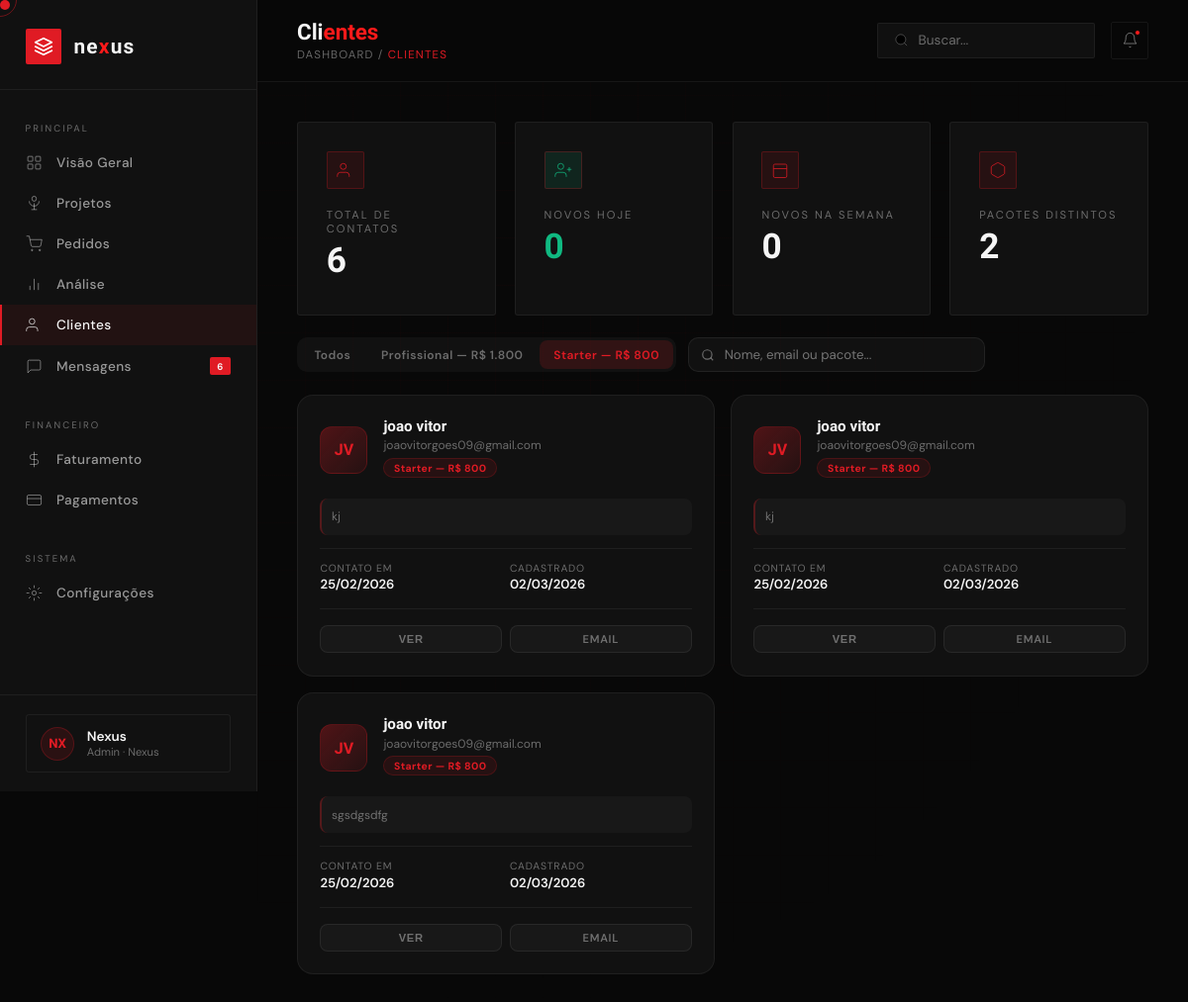
The page /Back-end/admin/clientes.php?pacote=Starter+—+R$+800 (signed in) on the database its author committed.
### tables this page shows
CREATE TABLE `contatos` (
  `id` int(11) NOT NULL AUTO_INCREMENT,
  `nome` varchar(120) NOT NULL,
  `email` varchar(150) NOT NULL,
  `pacote` varchar(150) NOT NULL,
  `mensagem` text NOT NULL,
  `data_envio` datetime DEFAULT current_timestamp(),
  `created_at` datetime DEFAULT current_timestamp(),
  PRIMARY KEY (`id`)
);

### Back-end/admin/clientes.php (the view, shortened to what this page needs)
<?php
require __DIR__ . "/../config.php";
$busca  = $_GET['busca'] ?? '';
$pacote = $_GET['pacote'] ?? 'todos';
$pagina = max(1, intval($_GET['pagina'] ?? 1));
$porPagina = 12;
$offset = ($pagina - 1) * $porPagina;
$where = []; $params = [];
if ($pacote !== 'todos') { $where[] = "pacote = :pacote"; $params[':pacote'] = $pacote; }
$whereSQL = $where ? 'WHERE '.implode(' AND ',$where) : '';
$stmt = $pdo->prepare("SELECT * FROM contatos $whereSQL ORDER BY created_at DESC LIMIT :limit OFFSET :offset");
foreach ($params as $k=>$v) $stmt->bindValue($k,$v);
$stmt->bindValue(':limit',$porPagina,PDO::PARAM_INT);
$stmt->bindValue(':offset',$offset,PDO::PARAM_INT);
$stmt->execute();
$clientes = $stmt->fetchAll(PDO::FETCH_ASSOC);
$totalGeral  = $pdo->query("SELECT COUNT(*) FROM contatos")->fetchColumn();
$novosHoje   = $pdo->query("SELECT COUNT(*) FROM contatos WHERE DATE(created_at) = CURDATE()")->fetchColumn();
$novosSemana = $pdo->query("SELECT COUNT(*) FROM contatos WHERE YEARWEEK(created_at,1) = YEARWEEK(CURDATE(),1)")->fetchColumn();
$pacotesDisponiveis = $pdo->query("SELECT DISTINCT pacote FROM contatos WHERE pacote IS NOT NULL AND pacote != '' ORDER BY pacote")->fetchAll(PDO::FETCH_COLUMN);
?>
<!DOCTYPE html>
<html lang="pt-BR">
<head>
<link rel="stylesheet" href="dashboard.css">
</head>
<body>
<aside class="sidebar">
  <div class="sidebar-logo">
    <div class="logo-icon"><svg viewBox="0 0 24 24" fill="none"><path d="M12 2L2 7l10 5 10-5-10-5zM2 17l10 5 10-5M2 12l10 5 10-5" stroke="white" stroke-width="2" stroke-linecap="round" stroke-linejoin="round"/></svg></div>
    <div class="logo-text">ne<span>x</span>us</div>
  </div>
  <nav class="sidebar-nav">
    <div class="sidebar-section-label">Principal</div>
    <a href="dashboard.php" class="nav-item"><svg viewBox="0 0 24 24"><rect x="3" y="3" width="7" height="7" rx="1"/><rect x="14" y="3" width="7" height="7" rx="1"/><rect x="3" y="14" width="7" height="7" rx="1"/><rect x="14" y="14" width="7" height="7" rx="1"/></svg><span>Visão Geral</span></a>
    <a href="projetos.php" class="nav-item"><svg viewBox="0 0 24 24"><path d="M12 2a3 3 0 0 1 3 3v1a3 3 0 0 1-6 0V5a3 3 0 0 1 3-3z"/><path d="M19 9a7 7 0 1 1-14 0"/><path d="M12 12v9M8 21h8"/></svg><span>Projetos</span></a>
    <a href="pedidos.php" class="nav-item"><svg viewBox="0 0 24 24"><circle cx="9" cy="21" r="1"/><circle cx="20" cy="21" r="1"/><path d="M1 1h4l2.68 13.39a2 2 0 0 0 2 1.61h9.72a2 2 0 0 0 2-1.61L23 6H6"/></svg><span>Pedidos</span></a>
    <a href="analise.php" class="nav-item"><svg viewBox="0 0 24 24"><line x1="18" y1="20" x2="18" y2="10"/><line x1="12" y1="20" x2="12" y2="4"/><line x1="6" y1="20" x2="6" y2="14"/></svg><span>Análise</span></a>
    <a href="clientes.php" class="nav-item active"><svg viewBox="0 0 24 24"><path d="M17 21v-2a4 4 0 0 0-4-4H5a4 4 0 0 0-4 4v2"/><circle cx="9" cy="7" r="4"/></svg><span>Clientes</span></a>
    <a href="mensagens.php" class="nav-item"><svg viewBox="0 0 24 24"><path d="M21 15a2 2 0 0 1-2 2H7l-4 4V5a2 2 0 0 1 2-2h14a2 2 0 0 1 2 2z"/></svg><span>Mensagens</span><span class="nav-badge"><?= $totalGeral ?></span></a>
    <div class="sidebar-section-label" style="margin-top:.6rem">Financeiro</div>
    <a href="faturamento.php" class="nav-item"><svg viewBox="0 0 24 24"><line x1="12" y1="1" x2="12" y2="23"/><path d="M17 5H9.5a3.5 3.5 0 0 0 0 7h5a3.5 3.5 0 0 1 0 7H6"/></svg><span>Faturamento</span></a>
    <a href="pagamentos.php" class="nav-item"><svg viewBox="0 0 24 24"><rect x="2" y="5" width="20" height="14" rx="2"/><line x1="2" y1="10" x2="22" y2="10"/></svg><span>Pagamentos</span></a>
    <div class="sidebar-section-label" style="margin-top:.6rem">Sistema</div>
    <a href="configuracoes.php" class="nav-item"><svg viewBox="0 0 24 24"><circle cx="12" cy="12" r="3"/><path d="M12 1v4M12 19v4M4.22 4.22l2.83 2.83M16.95 16.95l2.83 2.83M1 12h4M19 12h4M4.22 19.78l2.83-2.83M16.95 7.05l2.83-2.83"/></svg><span>Configurações</span></a>
  </nav>
  <div class="sidebar-footer">
    <div class="user-card"><div class="user-avatar">NX</div><div><div class="user-name">Nexus</div><div class="user-role">Admin · Nexus</div></div></div>
  </div>
</aside>
<div class="main">
  <header class="topbar">
    <div class="topbar-left">
      <h1>Cli<em>entes</em></h1>
      <div class="topbar-breadcrumb">Dashboard / <span>Clientes</span></div>
    </div>
    <div class="topbar-right">
      <div class="topbar-search"><svg viewBox="0 0 24 24"><circle cx="11" cy="11" r="8"/><line x1="21" y1="21" x2="16.65" y2="16.65"/></svg><input type="text" placeholder="Buscar..."></div>
      <button class="topbar-btn"><svg viewBox="0 0 24 24"><path d="M18 8A6 6 0 0 0 6 8c0 7-3 9-3 9h18s-3-2-3-9"/><path d="M13.73 21a2 2 0 0 1-3.46 0"/></svg><span class="dot"></span></button>
    </div>
  </header>
  <div class="content">
    <div class="kpi-grid" style="margin-bottom:1.4rem">
      <div class="kpi-card reveal">
        <div class="kpi-icon"><svg viewBox="0 0 24 24"><path d="M17 21v-2a4 4 0 0 0-4-4H5a4 4 0 0 0-4 4v2"/><circle cx="9" cy="7" r="4"/></svg></div>
        <div class="kpi-label">Total de Contatos</div>
        <div class="kpi-value"><?= $totalGeral ?></div>
      </div>
      <div class="kpi-card reveal">
        <div class="kpi-icon" style="background:rgba(16,185,129,.12)"><svg viewBox="0 0 24 24" style="stroke:#10b981"><path d="M16 21v-2a4 4 0 0 0-4-4H5a4 4 0 0 0-4 4v2"/><circle cx="8.5" cy="7" r="4"/><line x1="20" y1="8" x2="20" y2="14"/><line x1="23" y1="11" x2="17" y2="11"/></svg></div>
        <div class="kpi-label">Novos Hoje</div>
        <div class="kpi-value" style="color:#10b981"><?= $novosHoje ?></div>
      </div>
      <div class="kpi-card reveal">
        <div class="kpi-icon"><svg viewBox="0 0 24 24"><rect x="3" y="4" width="18" height="18" rx="2"/><line x1="3" y1="10" x2="21" y2="10"/></svg></div>
        <div class="kpi-label">Novos na Semana</div>
        <div class="kpi-value"><?= $novosSemana ?></div>
      </div>
      <div class="kpi-card reveal">
        <div class="kpi-icon"><svg viewBox="0 0 24 24"><path d="M21 16V8a2 2 0 0 0-1-1.73l-7-4a2 2 0 0 0-2 0l-7 4A2 2 0 0 0 3 8v8a2 2 0 0 0 1 1.73l7 4a2 2 0 0 0 2 0l7-4A2 2 0 0 0 21 16z"/></svg></div>
        <div class="kpi-label">Pacotes Distintos</div>
        <div class="kpi-value"><?= count($pacotesDisponiveis) ?></div>
      </div>
    </div>
    <div class="filter-bar reveal">
      <div class="filter-tabs">
        <a href="?pacote=todos<?= $busca?'&busca='.urlencode($busca):'' ?>" class="filter-tab <?= $pacote==='todos'?'active':'' ?>">Todos</a>
        <?php foreach ($pacotesDisponiveis as $pk): ?>
          <a href="?pacote=<?= urlencode($pk) ?><?= $busca?'&busca='.urlencode($busca):'' ?>" class="filter-tab <?= $pacote===$pk?'active':'' ?>"><?= htmlspecialchars($pk) ?></a>
        <?php endforeach; ?>
      </div>
      <form method="GET" class="search-filter">
        <svg viewBox="0 0 24 24"><circle cx="11" cy="11" r="8"/><line x1="21" y1="21" x2="16.65" y2="16.65"/></svg>
        <input type="text" name="busca" placeholder="Nome, email ou pacote..." value="<?= htmlspecialchars($busca) ?>">
      </form>
    </div>
    <div class="clients-grid">
      <?php if (empty($clientes)): ?>
        <div style="grid-column:1/-1;text-align:center;padding:4rem;opacity:.4">Nenhum contato encontrado.</div>
      <?php else: ?>
        <?php foreach ($clientes as $c):
          $nome = $c['nome'] ?? 'Sem nome';
          $partes = explode(' ', $nome);
          $iniciais = strtoupper(substr($partes[0],0,1) . (isset($partes[1]) ? substr($partes[1],0,1) : substr($nome,1,1)));
          $dataRef = $c['data_envio'] ?: $c['created_at'];
        ?>
        <div class="client-card reveal">
          <div class="client-card-top">
            <div class="client-avatar-big"><?= $iniciais ?></div>
            <div style="min-width:0">
              <div class="client-name"><?= htmlspecialchars($nome) ?></div>
              <div class="client-email"><?= htmlspecialchars($c['email']) ?></div>
              <?php if ($c['pacote']): ?>
                <div class="pacote-tag"><?= htmlspecialchars($c['pacote']) ?></div>
              <?php endif; ?>
            </div>
          </div>
          <?php if ($c['mensagem']): ?>
            <div class="client-msg-preview"><?= htmlspecialchars($c['mensagem']) ?></div>
          <?php endif; ?>
          <div class="client-divider"></div>
          <div class="client-meta">
            <div>
              <div class="client-meta-label">Contato em</div>
              <div class="client-meta-val"><?= $dataRef ? date('d/m/Y', strtotime($dataRef)) : '—' ?></div>
            </div>
            <div>
              <div class="client-meta-label">Cadastrado</div>
              <div class="client-meta-val"><?= $c['created_at'] ? date('d/m/Y', strtotime($c['created_at'])) : '—' ?></div>
            </div>
          </div>
          <div class="client-card-footer">
            <button class="client-btn" onclick="verMensagem(<?= $c['id'] ?>, '<?= htmlspecialchars(addslashes($nome)) ?>', '<?= htmlspecialchars(addslashes($c['email'])) ?>', '<?= htmlspecialchars(addslashes($c['mensagem'] ?? '')) ?>', '<?= htmlspecialchars(addslashes($c['pacote'] ?? '')) ?>')">Ver</button>
            <a href="mailto:<?= htmlspecialchars($c['email']) ?>" class="client-btn" style="display:flex;align-items:center;justify-content:center;text-decoration:none">Email</a>
          </div>
        </div>
        <?php endforeach; ?>
      <?php endif; ?>
    </div>
  </div>
</div>
</body>
</html>

### Back-end/admin/clientes.php (style rules this page uses)
.filter-bar { display:flex;gap:.75rem;align-items:center;margin-bottom:1.4rem;flex-wrap:wrap; }
.filter-tabs { display:flex;background:rgba(255,255,255,.04);border-radius:10px;padding:3px;gap:2px;flex-wrap:wrap; }
.filter-tab { padding:.4rem .9rem;border-radius:8px;font-size:.75rem;font-weight:600;letter-spacing:.04em;cursor:pointer;border:none;background:transparent;color:var(--text-dim);transition:all .2s;text-decoration:none;white-space:nowrap; }
.filter-tab.active,.filter-tab:hover { background:rgba(224,27,36,.15);color:var(--red); }
.search-filter { flex:1;max-width:300px;position:relative; }
.search-filter svg { position:absolute;left:.8rem;top:50%;transform:translateY(-50%);width:14px;height:14px;stroke:var(--text-dim);stroke-width:2;fill:none; }
.search-filter input { width:100%;background:rgba(255,255,255,.04);border:1px solid rgba(255,255,255,.07);border-radius:10px;padding:.5rem .9rem .5rem 2.2rem;color:var(--text);font-family:'DM Sans',sans-serif;font-size:.83rem;outline:none;transition:border-color .2s;box-sizing:border-box; }
.clients-grid { display:grid;grid-template-columns:repeat(auto-fill,minmax(280px,1fr));gap:1rem;margin-bottom:1.5rem; }
.client-card { background:var(--card-bg);border:1px solid var(--border);border-radius:16px;padding:1.4rem;transition:border-color .2s,transform .2s; }
.client-card-top { display:flex;align-items:center;gap:1rem;margin-bottom:1rem; }
.client-avatar-big { width:48px;height:48px;border-radius:12px;background:linear-gradient(135deg,rgba(224,27,36,.3),rgba(224,27,36,.1));display:flex;align-items:center;justify-content:center;font-family:'MuseoModerno',sans-serif;font-weight:700;font-size:1rem;color:var(--red);flex-shrink:0;border:1px solid rgba(224,27,36,.2); }
.client-name { font-family:'MuseoModerno',sans-serif;font-weight:700;font-size:.95rem;color:var(--text); }
.client-email { font-size:.75rem;color:var(--text-dim);margin-top:.15rem;word-break:break-all; }
.client-divider { height:1px;background:var(--border);margin:.8rem 0; }
.client-meta { display:grid;grid-template-columns:1fr 1fr;gap:.5rem; }
.client-meta-label { font-size:.65rem;color:var(--text-dim);text-transform:uppercase;letter-spacing:.08em;margin-bottom:.1rem; }
.client-meta-val { font-size:.82rem;font-weight:600;color:var(--text); }
.client-msg-preview { font-size:.75rem;color:var(--text-dim);line-height:1.5;margin-top:.5rem;display:-webkit-box;-webkit-line-clamp:2;-webkit-box-orient:vertical;overflow:hidden;padding:.6rem;background:rgba(255,255,255,.03);border-radius:8px;border-left:2px solid rgba(224,27,36,.3); }
.client-card-footer { display:flex;gap:.5rem;margin-top:1rem;padding-top:1rem;border-top:1px solid var(--border); }
.client-btn { flex:1;padding:.38rem;border-radius:8px;border:1px solid rgba(255,255,255,.07);background:rgba(255,255,255,.03);color:var(--text-dim);font-size:.7rem;font-weight:600;letter-spacing:.06em;text-transform:uppercase;cursor:pointer;transition:all .2s;text-align:center; }
.pacote-tag { display:inline-block;background:rgba(224,27,36,.1);color:var(--red);border:1px solid rgba(224,27,36,.2);border-radius:99px;padding:.15rem .6rem;font-size:.65rem;font-weight:700;letter-spacing:.04em;margin-top:.3rem;max-width:100%;overflow:hidden;text-overflow:ellipsis;white-space:nowrap; }

### rows shown on the page
contatos: nome "JV", nome "joao vitor", email "joaovitorgoes09@gmail.com", pacote "Starter — R$ 800", mensagem "kj", data_envio "25/02/2026", created_at "02/03/2026"
contatos: nome "JV", nome "joao vitor", email "joaovitorgoes09@gmail.com", pacote "Starter — R$ 800", mensagem "kj", data_envio "25/02/2026", created_at "02/03/2026"
contatos: nome "JV", nome "joao vitor", email "joaovitorgoes09@gmail.com", pacote "Starter — R$ 800", mensagem "sgsdgsdfg", data_envio "25/02/2026", created_at "02/03/2026"

### other values the page prints
$totalGeral "6"
$novosHoje "0"
$novosSemana "0"
count($pacotesDisponiveis) "2"
$pk "Profissional — R$ 1.800"
$pk "Starter — R$ 800"
